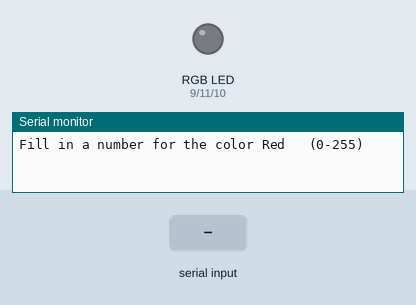
Recording of a sketch running on a simulated Arduino Uno, built with avr-gcc and run on an emulated ATmega328P. Shown: an RGB LED mixed from three pins (HIGH = lit), the last lines printed to the serial monitor. Inputs (shaded band) come from the test bench. Dim RGB values are drawn brighter than linear.

Above: at 1.2 s.
1.3 s: "90,45\n" received over Serial
2.8 s: "30,150\n" received over Serial
At 4.0 s:
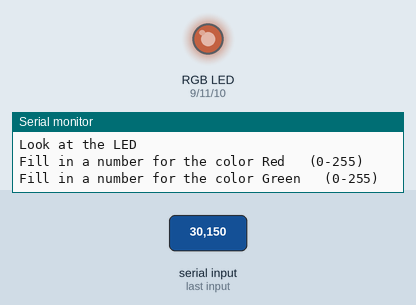
4.3 s: "90,45\n" received over Serial
At 5.4 s:
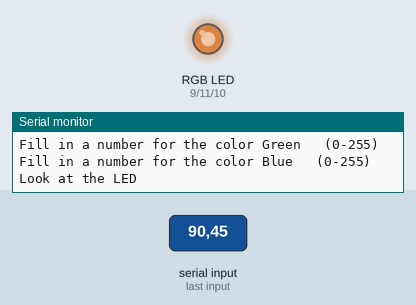
Timing chart, 0 to 7.3 s (numbered marks = the images above; inputs shaded):
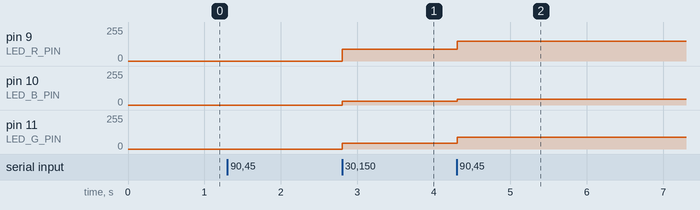

The sketch:

mikamonsma-705-rgbled.ino
```cpp
#define LED_R_PIN 9
#define LED_G_PIN 11
#define LED_B_PIN 10

//---------------------------------------------------------------------------------------------------

void setup() {
  Serial.begin(9600);

  pinMode(LED_R_PIN, OUTPUT);
  pinMode(LED_G_PIN, OUTPUT);
  pinMode(LED_B_PIN, OUTPUT);
}

//---------------------------------------------------------------------------------------------------

void loop() {
  // Get a valid RGB value
  int redValue = getValidRGBValue("Red");
  int greenValue = getValidRGBValue("Green");
  int blueValue = getValidRGBValue("Blue");

  // Set the LED on the given value
  setRGBColor(redValue, greenValue, blueValue);

  Serial.println("Look at the LED");

  // Wait for input before a new color will be questioned
  while (Serial.available() == 0) {
  }
}

//function to get a valid RGB number ----------------------------------------------------------------

int getValidRGBValue(String color) {
  int value = -1; //Ensures that the loop runs at least once to prompt for a value

  // Loop until a valid RGB value is entered
  while (value < 0 || value > 255) {
    Serial.println("Fill in a number for the color " + color + "   (0-255)");

    // Wait for the input
    while (Serial.available() == 0) {
    }

    // Read the input as an int
    value = Serial.parseInt();

    // Empty buffer to prevent issues
    while (Serial.available() > 0) {
      Serial.read();
    }

    // Check if the value is valid
    if (value < 0 || value > 255) {
      Serial.println("Invalid, you're stupid. Read the question again.");
    }
  }
  return value;
}

//Function to set the RGB lights on given value -------------------------------------------------------

// Using the parameters red, green and blue, the function sets the RGB lights on the given value
void setRGBColor(int red, int green, int blue) {
  // Set the RGB lights on the given value
  analogWrite(LED_R_PIN, red);
  analogWrite(LED_G_PIN, green);
  analogWrite(LED_B_PIN, blue);
}
```

Measured:
- after the input at 2.8 s, pin 9 (LED_R_PIN): 0/255 → 90/255 at once; pin 10 (LED_B_PIN): 0/255 → 30/255 at once; pin 11 (LED_G_PIN): 0/255 → 45/255 at once
- after the input at 4.3 s, pin 9 (LED_R_PIN): 90/255 → 150/255 at once; pin 10 (LED_B_PIN): 30/255 → 45/255 at once; pin 11 (LED_G_PIN): 45/255 → 90/255 at once
